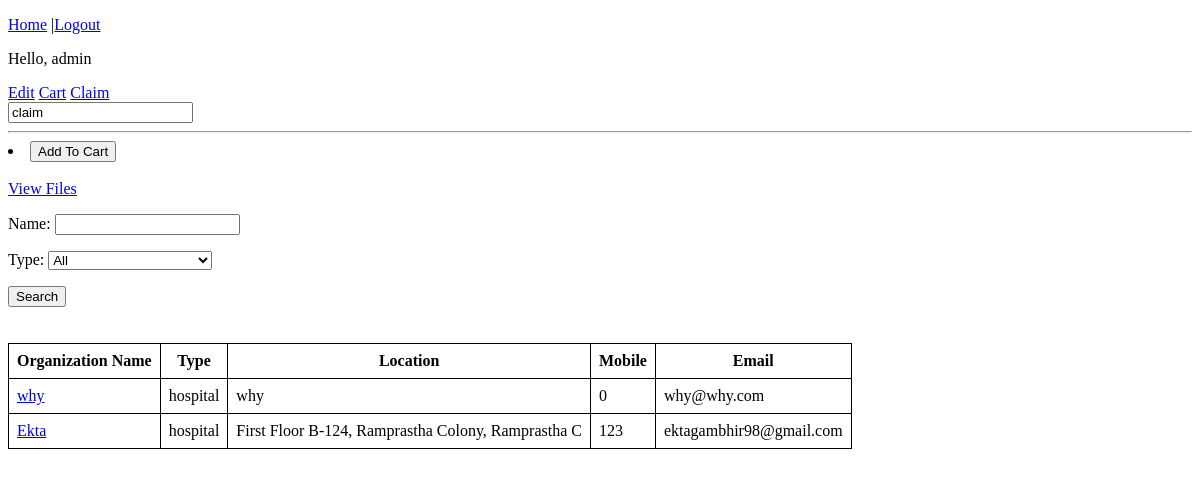
The page /patient_index/ (signed in) on the database as committed earlier.
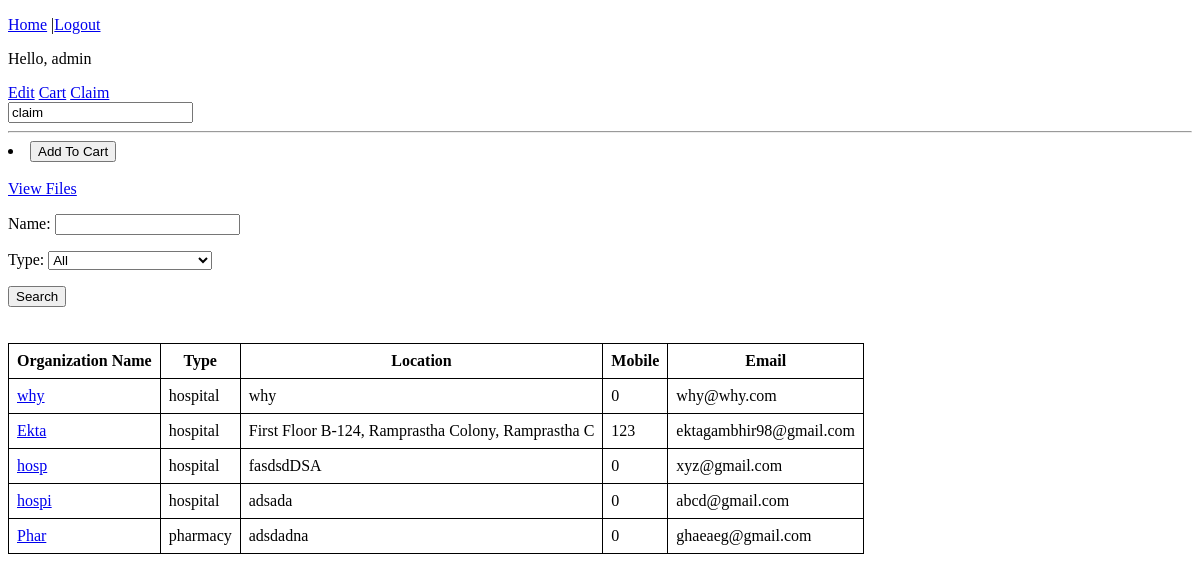
The same page on the database as committed later.
### accounts/models.py (models this page shows, shortened)
class CustomUser(AbstractBaseUser):
    email = models.EmailField(verbose_name='email',max_length=60,unique=True)
    is_email_verified = models.BooleanField(default=False)
    username = models.CharField(max_length=30,unique=True)
    date_joined = models.DateTimeField(verbose_name='date_joined',auto_now_add=True)
    last_login = models.DateTimeField(verbose_name='last_login',auto_now = True)
    is_admin = models.BooleanField(default=False)
    is_active = models.BooleanField(default=True)
    is_staff = models.BooleanField(default=False)
    is_superuser = models.BooleanField(default=False)
    official_name = models.CharField(max_length=50)
    address = models.CharField(max_length=50)
    mobile = models.IntegerField(default=0)
    is_approved = models.BooleanField(default=False)
    user_type = models.CharField(max_length=30,choices=USER_TYPE)
    USERNAME_FIELD = 'username'
    REQUIRED_FIELDS = ['email','official_name','address','user_type','mobile']
    objects = CustomUserManager()

### accounts/views.py (the view)
# urls.py: path('patient_index/', patient_view, name="patient_index"),#this also has the catalogue search
@login_required(login_url='/login/')
def patient_view(request):
    context = {}
    user=request.user
    if user.user_type != 'patient':
        return redirect('login')
    if request.POST:
        form = OrganizationAndHealthcareProfessionalSearchForm(request.POST)
        if form.is_valid():
            if form.cleaned_data.get('user_type') == 'all':
                users = CustomUser.objects.filter(official_name__contains=form.cleaned_data.get('name')).exclude(user_type="patient")
            else:
                users = CustomUser.objects.filter(official_name__contains=form.cleaned_data.get('name'),user_type = form.cleaned_data.get('user_type')).exclude(user_type="patient")
    else:
        form = OrganizationAndHealthcareProfessionalSearchForm(initial={'user_type':'all'})
        users = CustomUser.objects.exclude(user_type="patient")
    context['org_healthcare_profs'] = users
    context['search_form'] = form
    return render(request, 'patient_index.html',context)

### accounts/forms.py
class OrganizationAndHealthcareProfessionalSearchForm(forms.Form):
    name = forms.CharField(label="Name",max_length=50,required=False)
    USER_TYPE_SEARCH = USER_TYPE.copy()
    USER_TYPE_SEARCH.append(('all','All'))
    USER_TYPE_SEARCH.remove(('patient','Patient'))
    user_type = forms.ChoiceField(label="Type",choices = USER_TYPE_SEARCH,required=False)

### templates/patient_index.html (shortened to what this page needs)
{% extends 'base.html' %}
{% block content %}
<a href="{%url 'edit'%}">Edit</a>
<a href="{%url 'cart_name'%}">Cart</a>
<a href="{%url 'refund_name'%}">Claim</a>
<div class="container">
   <div class="border rounded p-4 m-4">
    <input type="text" value="claim">
        <hr>
        <form method="post" >
               <li>
               <input type="submit" size ='100px' name="Add" value="Add To Cart"></button>
            </li>
        </form>
</div>
<br>
<a href="{%url 'show_file'%}">View Files</a>
<form method="post">
    {% for field in search_form%}
        <p>
            {{field.label_tag}}
            {{field}}
        </p>
    {%endfor%}
    <button type="submit">Search</button>
</form>
<br><br>
{%if org_healthcare_profs|length > 0 %}
<table id="table">
    <tr class="header">
      <th >Organization Name</th>
      <th >Type</th>
      <th >Location</th>
      <th >Mobile</th>
      <th >Email</th>
    </tr>
    {%for user in org_healthcare_profs%}
    <tr>
        {%ifequal user.user_type 'hospital' %}
        <td><a href="{%url 'symptoms' user.pk %}">{{user.official_name}}</a></td>
        {%endifequal%}
        {%ifequal user.user_type 'pharmacy'%}
        <td><a href={%url 'userclick' user.pk%}>{{user.official_name}}</a></td>
        {%endifequal%}
        <td>{{user.user_type}}</td>
        <td>{{user.address}}</td>
        <td>{{user.mobile}}</td>
        <td>{{user.email}}</td>
      </tr>
    {%endfor%}
</table>
{%else%}
 No results found
{%endif%}
{% endblock %}

Rows that differ between the two databases and show on the page:
added CustomUser: official_name "hosp", user_type "hospital", address "fasdsdDSA", mobile "0", email "xyz@gmail.com"
added CustomUser: official_name "hospi", user_type "hospital", address "adsada", mobile "0", email "abcd@gmail.com"
added CustomUser: official_name "Phar", user_type "pharmacy", address "adsdadna", mobile "0", email "ghaeaeg@gmail.com"
